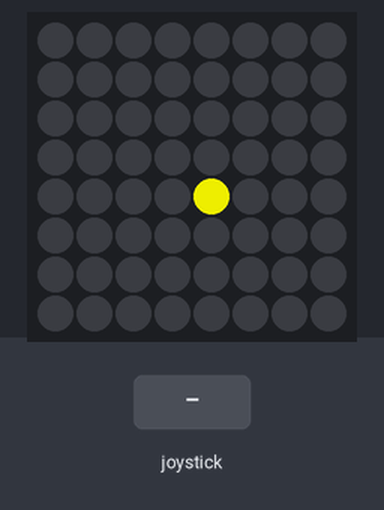
Recording of a program running on a simulated Raspberry Pi (BCM pin numbers) with a Sense HAT. Shown: the Sense HAT's 8×8 RGB LED matrix. Inputs (shaded band) come from the test bench. At 5.8 s the program stops and its outputs stay as they are.

Above: at 1.2 s.
1.3 s: joystick pushed up
At 1.9 s:
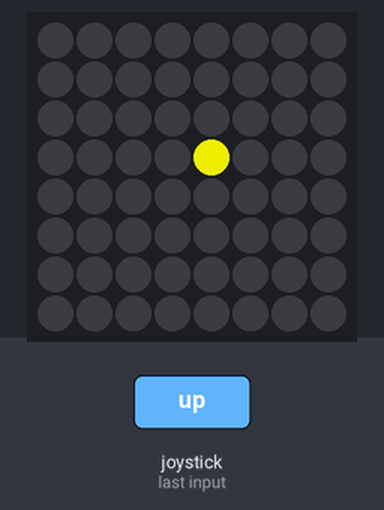
2.8 s: joystick pushed left
At 4.0 s:
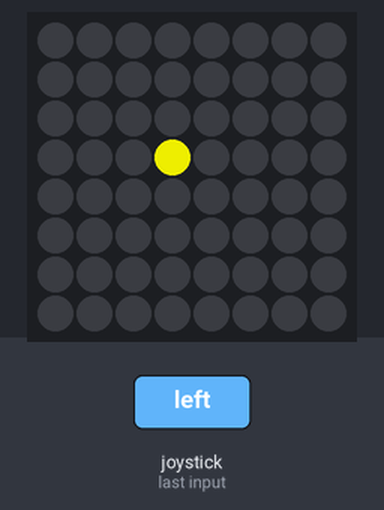
4.3 s: joystick pushed down
At 5.3 s:
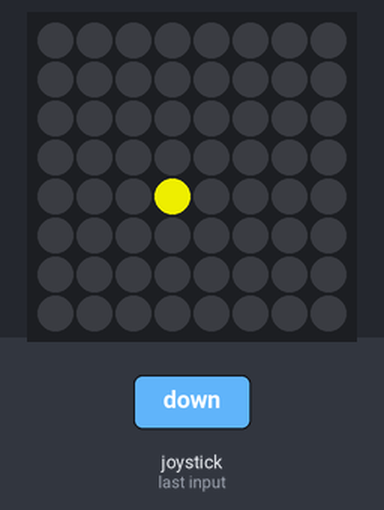
5.8 s: joystick clicked
Timing chart, 0 to 7.3 s (numbered marks = the images above; inputs shaded):
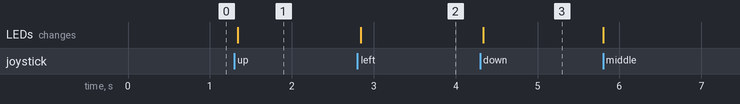

The program:

sense_hat_02.py
```python
from sense_hat import SenseHat

sense = SenseHat()
x,y = 4,4

def clamp(value, min_value=0, max_value=7):
    return min(max_value, max(min_value, value))

color=[200, 200, 0]
sense.clear()
sense.set_pixel(x,y,color)
bucle = True

while bucle:
    # Obtenemos los eventos del joystick
    events = sense.stick.get_events()

    for event in events:
        if event.direction  == "down" and event.action != "released":
            y = clamp(y + 1)
        if event.direction  == "up"and event.action != "released":
            y = clamp(y - 1)
        if event.direction  == "left"and event.action != "released":
            x = clamp(x - 1)
        if event.direction  == "right"and event.action != "released":
            x = clamp(x + 1)
        if event.direction  == "middle":
            bucle=False

        sense.clear()
        sense.set_pixel(x,y,color)
sense.clear()
```

Measured:
- after the input at 1.3 s, the LEDs: change at once (image 1)
- after the input at 2.8 s, the LEDs: change at once (image 2)
- after the input at 4.3 s, the LEDs: change at once (image 3)
